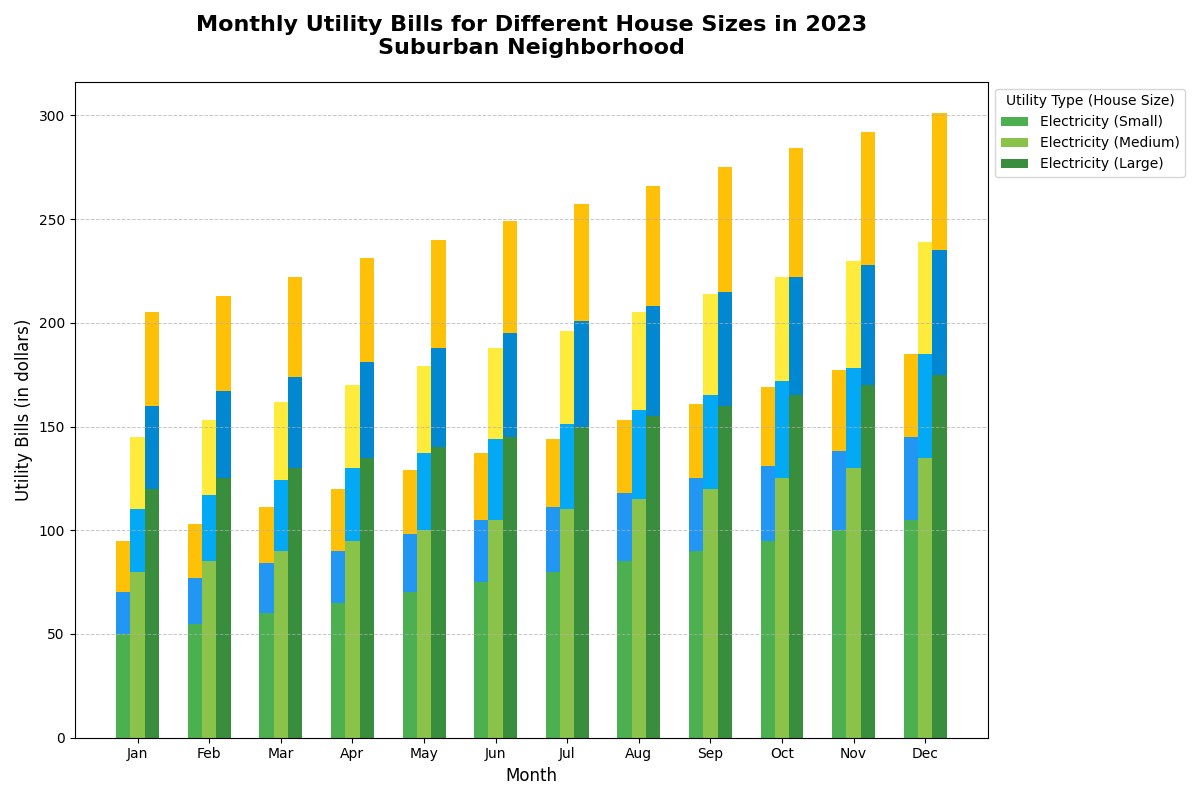

Reproduce this figure in Python.
import matplotlib.pyplot as plt
import numpy as np

# Backstory: Tracking monthly utility bills for different house sizes in a suburban neighborhood in 2023.
# The chart will show bar plots for utility bills: electricity, water, and gas for small, medium, and large homes.

# Define the months and house sizes
months = ["Jan", "Feb", "Mar", "Apr", "May", "Jun", "Jul", "Aug", "Sep", "Oct", "Nov", "Dec"]
house_sizes = ["Small", "Medium", "Large"]

# Monthly utility bills data (in dollars)
electricity_bills = np.array([
    [50, 55, 60, 65, 70, 75, 80, 85, 90, 95, 100, 105],  # Small
    [80, 85, 90, 95, 100, 105, 110, 115, 120, 125, 130, 135],  # Medium
    [120, 125, 130, 135, 140, 145, 150, 155, 160, 165, 170, 175],  # Large
])

water_bills = np.array([
    [20, 22, 24, 25, 28, 30, 31, 33, 35, 36, 38, 40],  # Small
    [30, 32, 34, 35, 37, 39, 41, 43, 45, 47, 48, 50],  # Medium
    [40, 42, 44, 46, 48, 50, 51, 53, 55, 57, 58, 60],  # Large
])

gas_bills = np.array([
    [25, 26, 27, 30, 31, 32, 33, 35, 36, 38, 39, 40],  # Small
    [35, 36, 38, 40, 42, 44, 45, 47, 49, 50, 52, 54],  # Medium
    [45, 46, 48, 50, 52, 54, 56, 58, 60, 62, 64, 66],  # Large
])

# Plotting the stacked bar chart
fig, ax = plt.subplots(figsize=(12, 8))

# Plot utility bills for Small homes
bar_width = 0.2
x = np.arange(len(months))

ax.bar(x - bar_width, electricity_bills[0], width=bar_width, label='Electricity (Small)', color='#4CAF50')
ax.bar(x - bar_width, water_bills[0], width=bar_width, bottom=electricity_bills[0], color='#2196F3')
ax.bar(x - bar_width, gas_bills[0], width=bar_width, bottom=electricity_bills[0] + water_bills[0], color='#FFC107')

# Plot utility bills for Medium homes
ax.bar(x, electricity_bills[1], width=bar_width, label='Electricity (Medium)', color='#8BC34A')
ax.bar(x, water_bills[1], width=bar_width, bottom=electricity_bills[1], color='#03A9F4')
ax.bar(x, gas_bills[1], width=bar_width, bottom=electricity_bills[1] + water_bills[1], color='#FFEB3B')

# Plot utility bills for Large homes
ax.bar(x + bar_width, electricity_bills[2], width=bar_width, label='Electricity (Large)', color='#388E3C')
ax.bar(x + bar_width, water_bills[2], width=bar_width, bottom=electricity_bills[2], color='#0288D1')
ax.bar(x + bar_width, gas_bills[2], width=bar_width, bottom=electricity_bills[2] + water_bills[2], color='#FFC107')

# Set chart title and labels
ax.set_title("Monthly Utility Bills for Different House Sizes in 2023\nSuburban Neighborhood", fontsize=16, fontweight='bold', pad=20)
ax.set_xlabel("Month", fontsize=12)
ax.set_ylabel("Utility Bills (in dollars)", fontsize=12)

# Set x-ticks and labels
ax.set_xticks(x)
ax.set_xticklabels(months)

# Add legend
ax.legend(loc='upper left', bbox_to_anchor=(1, 1), fontsize=10, title='Utility Type (House Size)')

# Add gridlines for easier reading
ax.yaxis.grid(True, linestyle='--', linewidth=0.7, alpha=0.7)

# Automatically adjust layout to prevent overlap
plt.tight_layout()

# Display the plot
plt.show()
